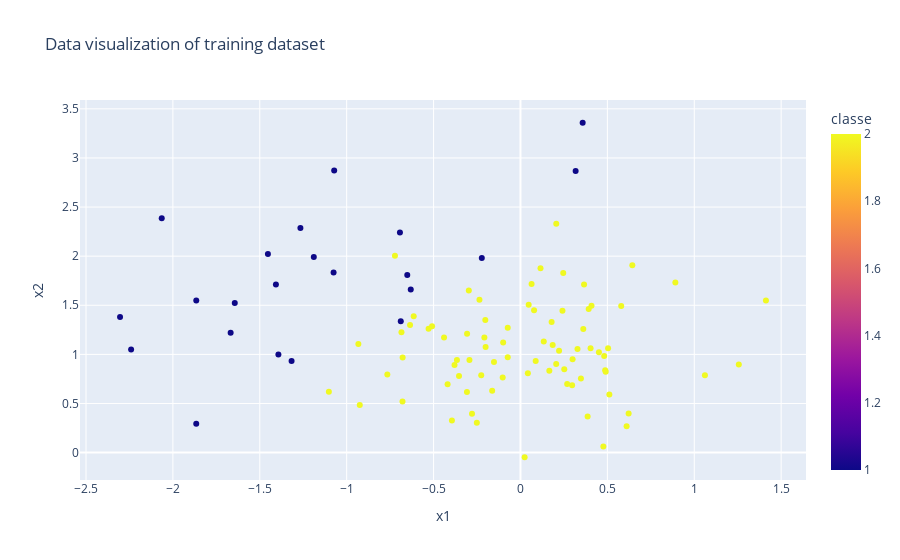

Notebook cell for this chart:
### Code cell
import plotly.express as px
import pandas as pd

px.scatter(pd.DataFrame(synth_train, columns = ['classe', 'x1', 'x2']),x='x1', y='x2', color='classe', title = 'Data visualization of training dataset')
